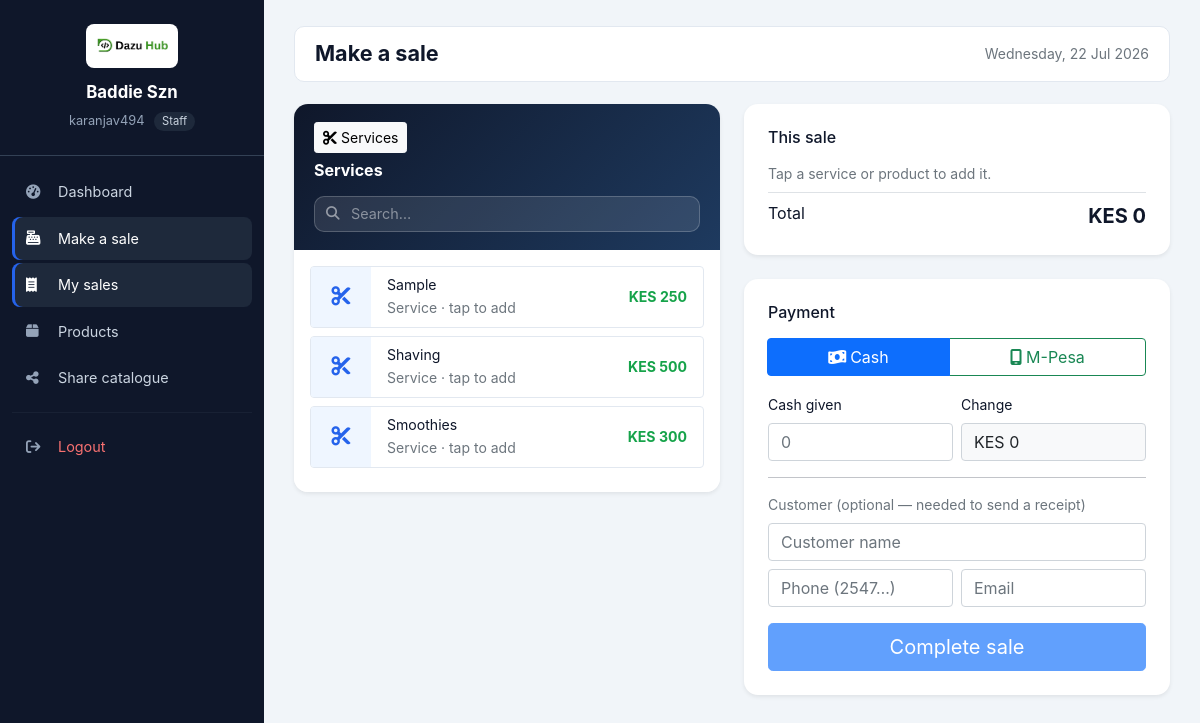
The page /public/staff/sales/new.php (signed in) on the database its author committed.
### tables this page shows
CREATE TABLE `tenants` (
  `id` int(11) NOT NULL,
  `name` varchar(150) NOT NULL,
  `slug` varchar(150) NOT NULL,
  `owner_user_id` int(11) DEFAULT NULL,
  `status` enum('active','suspended','cancelled') NOT NULL DEFAULT 'active',
  `logo_path` varchar(255) DEFAULT NULL,
  `currency` varchar(8) NOT NULL DEFAULT 'KES',
  `phone` varchar(30) DEFAULT NULL,
  `email` varchar(255) DEFAULT NULL,
  `website` varchar(255) DEFAULT NULL,
  `address` varchar(255) DEFAULT NULL,
  `location` varchar(255) DEFAULT NULL,
  `map_url` varchar(500) DEFAULT NULL,
  `kra_pin` varchar(30) DEFAULT NULL,
  `receipt_footer` varchar(255) DEFAULT NULL,
  `created_at` datetime NOT NULL DEFAULT current_timestamp(),
  `updated_at` datetime NOT NULL DEFAULT current_timestamp() ON UPDATE current_timestamp(),
  `credits_enabled` tinyint(1) NOT NULL DEFAULT 0
);

CREATE TABLE `tenant_services` (
  `id` int(11) NOT NULL,
  `tenant_id` int(11) NOT NULL,
  `name` varchar(160) NOT NULL,
  `description` text DEFAULT NULL,
  `charge_amount` decimal(12,2) NOT NULL DEFAULT 0.00,
  `charge_amount_kid` decimal(12,2) DEFAULT NULL,
  `commission_type` enum('percent','fixed') NOT NULL DEFAULT 'percent',
  `commission_value` decimal(12,2) NOT NULL DEFAULT 0.00,
  `status` enum('active','draft') NOT NULL DEFAULT 'active',
  `created_at` datetime NOT NULL DEFAULT current_timestamp(),
  `updated_at` datetime NOT NULL DEFAULT current_timestamp() ON UPDATE current_timestamp(),
  `department` enum('barber','salon','both') NOT NULL DEFAULT 'both'
);

### app/app.php (called while the page is built, shortened)
<?php
spl_autoload_register(function ($class) {
    foreach (['Models\\' => '/app/models/', 'Controllers\\' => '/app/controllers/'] as $prefix => $dir) {
        if (strpos($class, $prefix) === 0) {
            $file = ROOT_PATH . $dir . substr($class, strlen($prefix)) . '.php';
            if (is_file($file)) { require_once $file; return; }
        }
    }
    foreach (['/app/helpers/', '/app/services/'] as $dir) {
        $file = ROOT_PATH . $dir . $class . '.php';
        if (is_file($file)) { require_once $file; return; }
    }
});
require_once ROOT_PATH . '/app/helpers/SchemaHelper.php';

### app/helpers/TenantContext.php (called while the page is built, shortened)
<?php
class TenantContext
{
    private static ?int $tenantId = null;
    private static array $caps    = [];
    public static function boot(): void
    {
        self::$tenantId = $_SESSION['tenant_id']    ?? null;
        self::$caps     = $_SESSION['capabilities'] ?? [];
    }
    public static function tenantId(): ?int { self::ensure(); return self::$tenantId; }
    public static function can(string $cap): bool
    {
        return in_array(Capabilities::ALL, self::$caps, true)
            || in_array($cap, self::$caps, true);
    }
}

### app/services/OfferedServiceService.php (called while the page is built, shortened)
<?php
class OfferedServiceService
{
    private PDO $db;
    public function __construct(PDO $db)
    {
        $this->db = $db;
    }
    public function activeForTenant(int $tenantId): array
    {
        if (!$this->ready()) {
            return [];
        }
        try {
            $stmt = $this->db->prepare(
                "SELECT * FROM tenant_services WHERE tenant_id = ? AND status = 'active' ORDER BY name ASC"
            );
            $stmt->execute([$tenantId]);
            $rows = $stmt->fetchAll() ?: [];
            foreach ($rows as &$row) {
                $row['expenses'] = $this->expensesForService((int) $row['id']);
            }
            return $rows;
        } catch (Throwable $e) {
            return [];
        }
    }
    private function ready(): bool
    {
        return SchemaHelper::tableExists($this->db, 'tenant_services');
    }
    private function expensesForService(int $serviceId): array
    {
        if (!SchemaHelper::tableExists($this->db, 'service_expenses')) {
            return [];
        }
        try {
            $stmt = $this->db->prepare(
                'SELECT id, name, cost FROM service_expenses WHERE service_id = ? ORDER BY id ASC'
            );
            $stmt->execute([$serviceId]);
            return $stmt->fetchAll() ?: [];
        } catch (Throwable $e) {
            return [];
        }
    }
}

### app/helpers/SchemaHelper.php (called while the page is built, shortened)
<?php
class SchemaHelper
{
    public static function tableExists(PDO $db, string $table): bool
    {
        try {
            $stmt = $db->prepare('SHOW TABLES LIKE ?');
            $stmt->execute([$table]);
            return (bool) $stmt->fetchColumn();
        } catch (Throwable $e) {
            return false;
        }
    }
}

### app/models/Model.php (called while the page is built, shortened)
<?php
abstract class Model
{
    protected PDO $db;
    protected string $table;
    protected bool $tenantScoped = true;
    public function __construct(?PDO $db = null)
    {
        $this->db = $db ?? \Database::pdo();
    }
    protected function scopeTenantId(): ?int
    {
        if (!$this->tenantScoped) {
            return null;
        }
        $tid = \TenantContext::tenantId();
        return $tid;
    }
    public function find(int $id): ?array
    {
        $sql = "SELECT * FROM {$this->table} WHERE id = :id";
        $params = [':id' => $id];
        $stmt = $this->db->prepare($sql);
        $stmt->execute($params);
        $row = $stmt->fetch();
        return $row ?: null;
    }
}

### public/staff/sales/new.php (the view, shortened to what this page needs)
<?php
require_once __DIR__ . '/../../../app/app.php';
$pdo = Database::pdo();
$tenantId = (int) TenantContext::tenantId();
$__tenant   = (new Models\TenantModel($pdo))->find($tenantId);
$P = new Models\ProductModel($pdo);
$products = $P->sellable();
$services = (new OfferedServiceService($pdo))->activeForTenant($tenantId);
$hasServices = (bool) $services;
$hasProducts = (bool) $products;
$defaultTab = $hasServices ? 'services' : 'products';
?>
<?php if (!$hasServices && !$hasProducts): ?>
  <div class="alert alert-warning">
    Nothing to sell yet. Ask the owner to add <strong>services</strong> (Super → Services) and/or <strong>products</strong> with stock.
  </div>
<?php else: ?>
<form method="post" id="saleForm">
<div class="row g-4">
  <div class="col-12 col-lg-6">
    <div class="card border-0 shadow-sm" style="border-radius:14px;overflow:hidden;">
      <div style="background:linear-gradient(135deg,#0f172a,#1e3a5f);padding:18px 20px;">
        <div class="d-flex justify-content-between align-items-center mb-3 flex-wrap gap-2">
          <div>
            <div class="btn-group btn-group-sm mb-2" role="group" id="saleTabs">
              <?php if ($hasServices): ?>
              <button type="button" class="btn <?php echo $defaultTab === 'services' ? 'btn-light' : 'btn-outline-light'; ?>" data-pane="services">
                <i class="fas fa-scissors me-1"></i>Services
              </button>
              <?php endif; ?>
            </div>
            <h2 class="h6 mb-0 text-white fw-bold" id="paneTitle">
              <?php echo $defaultTab === 'services' ? 'Services' : 'Products'; ?>
            </h2>
          </div>
        </div>
        <div class="position-relative">
          <i class="fas fa-search position-absolute" style="left:12px;top:50%;transform:translateY(-50%);color:rgba(255,255,255,.5);font-size:.85rem;"></i>
          <input type="text" id="search" class="form-control"
                 placeholder="Search…" autocomplete="off"
                 style="padding-left:36px;border-radius:10px;background:rgba(255,255,255,.1);border:1px solid rgba(255,255,255,.2);color:#fff;font-size:.9rem;">
        </div>
      </div>
      <div class="card-body p-3" style="background:#fff;">
        <?php if ($hasServices): ?>
        <div id="servicesPane" class="picker-pane" style="<?php echo $defaultTab === 'products' ? 'display:none;' : ''; ?>">
          <div id="serviceList" style="max-height:420px;overflow-y:auto;">
            <?php foreach ($services as $idx => $s): ?>
            <button type="button"
                    class="svc pick-item btn w-100 text-start border rounded mb-2 p-0 overflow-hidden"
                    data-type="service"
                    data-id="<?php echo (int)$s['id']; ?>"
                    data-name="<?php echo htmlspecialchars($s['name'], ENT_QUOTES); ?>"
                    data-price="<?php echo (float)$s['charge_amount']; ?>"
                    data-idx="<?php echo $idx; ?>"
                    style="transition:all .15s;border-color:#e2e8f0!important;">
              <div class="d-flex align-items-center gap-0">
                <div class="flex-shrink-0 d-flex align-items-center justify-content-center"
                     style="width:60px;height:60px;background:#eff6ff;color:#2563eb;">
                  <i class="fas fa-scissors" style="font-size:1.2rem;"></i>
                </div>
                <div class="px-3 flex-grow-1 text-start">
                  <div class="fw-semibold" style="font-size:.88rem;color:#0f172a;"><?php echo htmlspecialchars($s['name']); ?></div>
                  <small class="text-muted">Service · tap to add</small>
                </div>
                <div class="px-3 text-nowrap fw-bold" style="font-size:.88rem;color:#16a34a;">
                  KES <?php echo number_format((float)$s['charge_amount'], 0); ?>
                </div>
              </div>
            </button>
            <?php endforeach; ?>
          </div>
        </div>
        <?php endif; ?>
      </div>
    </div>
  </div>
  <div class="col-12 col-lg-6">
    <div class="card border-0 shadow-sm mb-4" style="border-radius:14px;">
      <div class="card-body p-3 p-md-4">
        <h2 class="h6 mb-3">This sale</h2>
        <div id="cartEmpty" class="text-muted small mb-2">Tap a service or product to add it.</div>
        <div class="d-flex justify-content-between border-top pt-2">
          <span class="fw-semibold">Total</span>
          <span class="fw-bold fs-5">KES <span id="totalOut">0</span></span>
        </div>
      </div>
    </div>
    <div class="card border-0 shadow-sm" style="border-radius:14px;">
      <div class="card-body p-3 p-md-4">
        <h2 class="h6 mb-3">Payment</h2>
        <div class="btn-group w-100 mb-3" role="group">
          <label class="btn btn-outline-primary" for="payCash"><i class="fas fa-money-bill-wave me-1"></i>Cash</label>
          <label class="btn btn-outline-success" for="payMpesa"><i class="fas fa-mobile-screen me-1"></i>M-Pesa</label>
        </div>
        <div id="cashBox">
          <div class="row g-2 mb-2">
            <div class="col-6">
              <label class="form-label small">Cash given</label>
              <input type="number" step="0.01" min="0" name="amount_given" id="amountGiven" class="form-control" placeholder="0">
            </div>
            <div class="col-6">
              <label class="form-label small">Change</label>
              <div class="form-control bg-light" id="changeOut">KES 0</div>
            </div>
          </div>
        </div>
        <hr>
        <p class="small text-muted mb-2">Customer (optional — needed to send a receipt)</p>
        <div class="mb-2"><input name="customer_name" class="form-control" placeholder="Customer name"></div>
        <div class="row g-2 mb-3">
          <div class="col-6"><input name="customer_phone" class="form-control" placeholder="Phone (2547…)"></div>
          <div class="col-6"><input name="customer_email" type="email" class="form-control" placeholder="Email"></div>
        </div>
        <button type="submit" class="btn btn-primary w-100 btn-lg" id="completeBtn" disabled>Complete sale</button>
      </div>
    </div>
  </div>
</div>
</form>
<?php endif; ?>
<?php
include __DIR__ . '/../../templates/staff/layout.php';

### public/components/staff/sidebar.php (shortened to what this page needs)
<?php
$__tenant   = $__tenant ?? null;
$shopName   = $__tenant['name'] ?? 'My Shop';
$logo = '/Curlz/public/assets/images/logo/logo.png';
$username   = $_SESSION['username'] ?? 'User';
$uri        = $_SERVER['REQUEST_URI'] ?? '';
$isOn = function (string $needle) use ($uri): string {
    return strpos($uri, $needle) !== false ? 'active' : '';
};
?>
<aside class="t-sidebar" id="tSidebar">
    <div class="t-brand">
        <img class="t-logo" src="<?php echo htmlspecialchars($logo); ?>" alt="<?php echo htmlspecialchars($shopName); ?>">
        <div class="t-shop"><?php echo htmlspecialchars($shopName); ?></div>
        <div class="t-user">
            <?php echo htmlspecialchars($username); ?>
            <span class="t-role">Staff</span>
        </div>
    </div>
    <nav class="t-nav">
        <a class="t-link <?php echo $isOn('/dashboard'); ?>" href="/Curlz/public/staff/dashboard/">
            <i class="fas fa-gauge-high"></i><span>Dashboard</span>
        </a>
        <?php if (TenantContext::can(Capabilities::SALES_RECORD)): ?>
        <a class="t-link <?php echo $isOn('/sales/new'); ?>" href="/Curlz/public/staff/sales/new.php">
            <i class="fas fa-cash-register"></i><span>Make a sale</span>
        </a>
        <?php endif; ?>
        <?php if (TenantContext::can(Capabilities::SALES_VIEW)): ?>
        <a class="t-link <?php echo $isOn('/staff/sales/'); ?>" href="/Curlz/public/staff/sales/">
            <i class="fas fa-receipt"></i><span>My sales</span>
        </a>
        <?php endif; ?>
        <?php if (TenantContext::can(Capabilities::INVENTORY_EDIT)): ?>
        <a class="t-link <?php echo $isOn('/staff/products'); ?>" href="/Curlz/public/staff/products/">
            <i class="fas fa-box"></i><span>Products</span>
        </a>
        <?php endif; ?>
        <?php if (TenantContext::can(Capabilities::INVENTORY_VIEW)): ?>
        <a class="t-link <?php echo $isOn('/staff/catalogue'); ?>" href="/Curlz/public/staff/catalogue/">
            <i class="fas fa-share-nodes"></i><span>Share catalogue</span>
        </a>
        <?php endif; ?>
        <hr>
        <a class="t-link t-danger" href="/Curlz/public/auth/logout.php">
            <i class="fas fa-arrow-right-from-bracket"></i><span>Logout</span>
        </a>
    </nav>
</aside>

### public/templates/staff/layout.php (style rules this page uses)
* { box-sizing:border-box; }
body { margin:0;font-family:-apple-system,'Segoe UI',Roboto,Arial,sans-serif;background:#f1f5f9;color:#0f172a; }

### public/components/staff/sidebar.php (style rules this page uses)
:root { --t-bg:#0f172a; --t-bg2:#1e293b; --t-line:#334155; --t-accent:#2563eb; --t-text:#cbd5e1; }
.t-sidebar { width:264px; background:var(--t-bg); color:var(--t-text); position:fixed; left:0; top:0; height:100vh; overflow-y:auto; z-index:1001; transition:transform .3s ease; }
.t-brand { padding:24px 20px; border-bottom:1px solid var(--t-line); text-align:center; position:relative; }
.t-logo { height:44px; max-width:160px; object-fit:contain; background:#fff; border-radius:8px; padding:6px; }
.t-shop { margin-top:12px; font-weight:700; color:#fff; font-size:1.05rem; }
.t-user { margin-top:6px; font-size:.8rem; color:#94a3b8; }
.t-role { display:inline-block; margin-left:6px; padding:1px 8px; border-radius:999px; background:var(--t-bg2); color:#cbd5e1; font-size:.7rem; }
.t-nav { padding:14px 12px; }
.t-link { display:flex; align-items:center; gap:12px; padding:11px 14px; border-radius:8px; color:var(--t-text); text-decoration:none; font-size:.9rem; margin-bottom:3px; }
.t-link i { width:20px; color:#94a3b8; }
.t-link:hover, .t-link.active { background:var(--t-bg2); color:#fff; }
.t-link:hover i, .t-link.active i { color:#fff; }
.t-link.active { box-shadow:inset 3px 0 0 var(--t-accent); }
.t-danger { color:#f87171; }
.t-nav hr { border:0; border-top:1px solid var(--t-line); margin:12px 0; }

### public/staff/sales/new.php (style rules this page uses)
#search::placeholder { color:rgba(255,255,255,.45)!important; }

### rows shown on the page
tenants: name "Baddie Szn"
tenant_services: name "Sample", charge_amount "250"
tenant_services: name "Shaving", charge_amount "500"
tenant_services: name "Smoothies", charge_amount "300"

### other values the page prints
$username "karanjav494"
$page_title "Make a sale"
